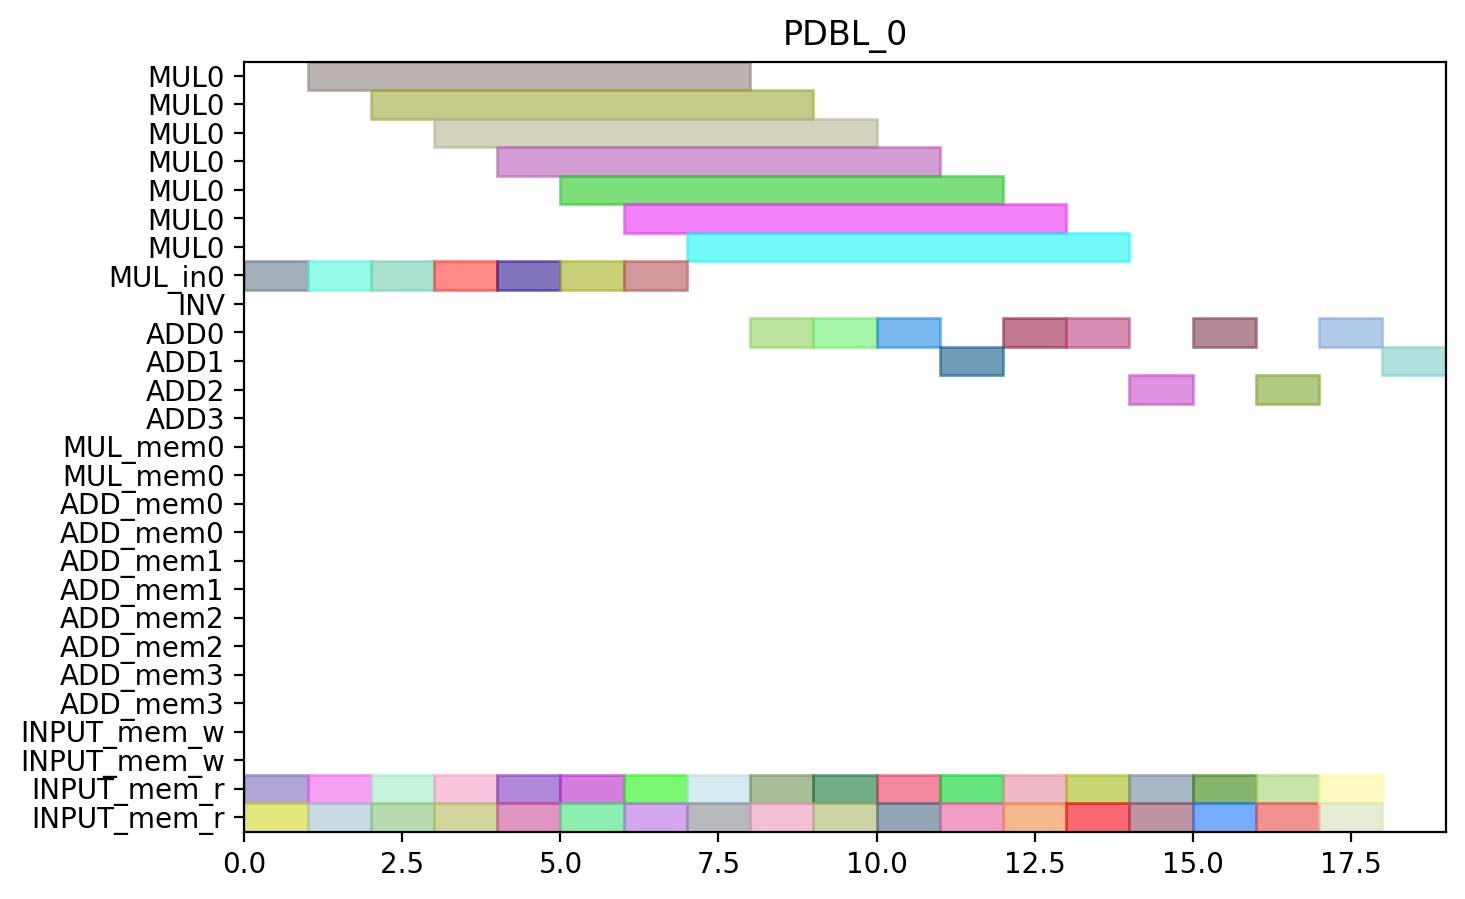

Recreate this plot in Python.
from pyschedule import Scenario, solvers, plotters, alt


def solve():
	horizon = 90
	S = Scenario("PDBL_0", horizon=horizon)

	# resource
	MUL = S.Resources('MUL', num=1, size=7)
	MUL_in = S.Resources('MUL_in', num=1)
	INV = S.Resource('INV')
	ADD = S.Resources('ADD', num=4, periods=range(1, horizon))
	MUL_mem = S.Resources('MUL_mem', num=1, size=2)
	ADD_mem = S.Resources('ADD_mem', num=4, size=2)
	INPUT_mem_w = S.Resource('INPUT_mem_w', size=2)
	INPUT_mem_r = S.Resource('INPUT_mem_r', size=2)

	# result of previous scheduling

	# new tasks
	t0_t0 = S.Task('t0_t0', length=1, delay_cost=1)
	t0_t0 += alt(ADD)

	t0_t0_mem0 = S.Task('t0_t0_mem0', length=1, delay_cost=1)
	t0_t0_mem0 += INPUT_mem_r
	S += t0_t0_mem0 <= t0_t0

	t0_t0_mem1 = S.Task('t0_t0_mem1', length=1, delay_cost=1)
	t0_t0_mem1 += INPUT_mem_r
	S += t0_t0_mem1 <= t0_t0

	t0_t1 = S.Task('t0_t1', length=1, delay_cost=1)
	t0_t1 += alt(ADD)

	t0_t1_mem0 = S.Task('t0_t1_mem0', length=1, delay_cost=1)
	t0_t1_mem0 += INPUT_mem_r
	S += t0_t1_mem0 <= t0_t1

	t0_t1_mem1 = S.Task('t0_t1_mem1', length=1, delay_cost=1)
	t0_t1_mem1 += INPUT_mem_r
	S += t0_t1_mem1 <= t0_t1

	t0_t3_in = S.Task('t0_t3_in', length=1, delay_cost=1)
	t0_t3_in += alt(MUL_in)
	t0_t3 = S.Task('t0_t3', length=7, delay_cost=1)
	t0_t3 += alt(MUL)
	S += t0_t3>=t0_t3_in

	t0_t3_mem0 = S.Task('t0_t3_mem0', length=1, delay_cost=1)
	t0_t3_mem0 += INPUT_mem_r
	S += t0_t3_mem0 <= t0_t3

	t0_t3_mem1 = S.Task('t0_t3_mem1', length=1, delay_cost=1)
	t0_t3_mem1 += INPUT_mem_r
	S += t0_t3_mem1 <= t0_t3

	t1_t0 = S.Task('t1_t0', length=1, delay_cost=1)
	t1_t0 += alt(ADD)

	t1_t0_mem0 = S.Task('t1_t0_mem0', length=1, delay_cost=1)
	t1_t0_mem0 += INPUT_mem_r
	S += t1_t0_mem0 <= t1_t0

	t1_t0_mem1 = S.Task('t1_t0_mem1', length=1, delay_cost=1)
	t1_t0_mem1 += INPUT_mem_r
	S += t1_t0_mem1 <= t1_t0

	t1_t1 = S.Task('t1_t1', length=1, delay_cost=1)
	t1_t1 += alt(ADD)

	t1_t1_mem0 = S.Task('t1_t1_mem0', length=1, delay_cost=1)
	t1_t1_mem0 += INPUT_mem_r
	S += t1_t1_mem0 <= t1_t1

	t1_t1_mem1 = S.Task('t1_t1_mem1', length=1, delay_cost=1)
	t1_t1_mem1 += INPUT_mem_r
	S += t1_t1_mem1 <= t1_t1

	t1_t3_in = S.Task('t1_t3_in', length=1, delay_cost=1)
	t1_t3_in += alt(MUL_in)
	t1_t3 = S.Task('t1_t3', length=7, delay_cost=1)
	t1_t3 += alt(MUL)
	S += t1_t3>=t1_t3_in

	t1_t3_mem0 = S.Task('t1_t3_mem0', length=1, delay_cost=1)
	t1_t3_mem0 += INPUT_mem_r
	S += t1_t3_mem0 <= t1_t3

	t1_t3_mem1 = S.Task('t1_t3_mem1', length=1, delay_cost=1)
	t1_t3_mem1 += INPUT_mem_r
	S += t1_t3_mem1 <= t1_t3

	t2_t2 = S.Task('t2_t2', length=1, delay_cost=1)
	t2_t2 += alt(ADD)

	t2_t2_mem0 = S.Task('t2_t2_mem0', length=1, delay_cost=1)
	t2_t2_mem0 += INPUT_mem_r
	S += t2_t2_mem0 <= t2_t2

	t2_t2_mem1 = S.Task('t2_t2_mem1', length=1, delay_cost=1)
	t2_t2_mem1 += INPUT_mem_r
	S += t2_t2_mem1 <= t2_t2

	t5_t0_in = S.Task('t5_t0_in', length=1, delay_cost=1)
	t5_t0_in += alt(MUL_in)
	t5_t0 = S.Task('t5_t0', length=7, delay_cost=1)
	t5_t0 += alt(MUL)
	S += t5_t0>=t5_t0_in

	t5_t0_mem0 = S.Task('t5_t0_mem0', length=1, delay_cost=1)
	t5_t0_mem0 += INPUT_mem_r
	S += t5_t0_mem0 <= t5_t0

	t5_t0_mem1 = S.Task('t5_t0_mem1', length=1, delay_cost=1)
	t5_t0_mem1 += INPUT_mem_r
	S += t5_t0_mem1 <= t5_t0

	t5_t1_in = S.Task('t5_t1_in', length=1, delay_cost=1)
	t5_t1_in += alt(MUL_in)
	t5_t1 = S.Task('t5_t1', length=7, delay_cost=1)
	t5_t1 += alt(MUL)
	S += t5_t1>=t5_t1_in

	t5_t1_mem0 = S.Task('t5_t1_mem0', length=1, delay_cost=1)
	t5_t1_mem0 += INPUT_mem_r
	S += t5_t1_mem0 <= t5_t1

	t5_t1_mem1 = S.Task('t5_t1_mem1', length=1, delay_cost=1)
	t5_t1_mem1 += INPUT_mem_r
	S += t5_t1_mem1 <= t5_t1

	t5_t2 = S.Task('t5_t2', length=1, delay_cost=1)
	t5_t2 += alt(ADD)

	t5_t2_mem0 = S.Task('t5_t2_mem0', length=1, delay_cost=1)
	t5_t2_mem0 += INPUT_mem_r
	S += t5_t2_mem0 <= t5_t2

	t5_t2_mem1 = S.Task('t5_t2_mem1', length=1, delay_cost=1)
	t5_t2_mem1 += INPUT_mem_r
	S += t5_t2_mem1 <= t5_t2

	t5_t3 = S.Task('t5_t3', length=1, delay_cost=1)
	t5_t3 += alt(ADD)

	t5_t3_mem0 = S.Task('t5_t3_mem0', length=1, delay_cost=1)
	t5_t3_mem0 += INPUT_mem_r
	S += t5_t3_mem0 <= t5_t3

	t5_t3_mem1 = S.Task('t5_t3_mem1', length=1, delay_cost=1)
	t5_t3_mem1 += INPUT_mem_r
	S += t5_t3_mem1 <= t5_t3

	t7_t0 = S.Task('t7_t0', length=1, delay_cost=1)
	t7_t0 += alt(ADD)

	t7_t0_mem0 = S.Task('t7_t0_mem0', length=1, delay_cost=1)
	t7_t0_mem0 += INPUT_mem_r
	S += t7_t0_mem0 <= t7_t0

	t7_t0_mem1 = S.Task('t7_t0_mem1', length=1, delay_cost=1)
	t7_t0_mem1 += INPUT_mem_r
	S += t7_t0_mem1 <= t7_t0

	t7_t1 = S.Task('t7_t1', length=1, delay_cost=1)
	t7_t1 += alt(ADD)

	t7_t1_mem0 = S.Task('t7_t1_mem0', length=1, delay_cost=1)
	t7_t1_mem0 += INPUT_mem_r
	S += t7_t1_mem0 <= t7_t1

	t7_t1_mem1 = S.Task('t7_t1_mem1', length=1, delay_cost=1)
	t7_t1_mem1 += INPUT_mem_r
	S += t7_t1_mem1 <= t7_t1

	t7_t3_in = S.Task('t7_t3_in', length=1, delay_cost=1)
	t7_t3_in += alt(MUL_in)
	t7_t3 = S.Task('t7_t3', length=7, delay_cost=1)
	t7_t3 += alt(MUL)
	S += t7_t3>=t7_t3_in

	t7_t3_mem0 = S.Task('t7_t3_mem0', length=1, delay_cost=1)
	t7_t3_mem0 += INPUT_mem_r
	S += t7_t3_mem0 <= t7_t3

	t7_t3_mem1 = S.Task('t7_t3_mem1', length=1, delay_cost=1)
	t7_t3_mem1 += INPUT_mem_r
	S += t7_t3_mem1 <= t7_t3

	t10_t0_in = S.Task('t10_t0_in', length=1, delay_cost=1)
	t10_t0_in += alt(MUL_in)
	t10_t0 = S.Task('t10_t0', length=7, delay_cost=1)
	t10_t0 += alt(MUL)
	S += t10_t0>=t10_t0_in

	t10_t0_mem0 = S.Task('t10_t0_mem0', length=1, delay_cost=1)
	t10_t0_mem0 += INPUT_mem_r
	S += t10_t0_mem0 <= t10_t0

	t10_t0_mem1 = S.Task('t10_t0_mem1', length=1, delay_cost=1)
	t10_t0_mem1 += INPUT_mem_r
	S += t10_t0_mem1 <= t10_t0

	t10_t1_in = S.Task('t10_t1_in', length=1, delay_cost=1)
	t10_t1_in += alt(MUL_in)
	t10_t1 = S.Task('t10_t1', length=7, delay_cost=1)
	t10_t1 += alt(MUL)
	S += t10_t1>=t10_t1_in

	t10_t1_mem0 = S.Task('t10_t1_mem0', length=1, delay_cost=1)
	t10_t1_mem0 += INPUT_mem_r
	S += t10_t1_mem0 <= t10_t1

	t10_t1_mem1 = S.Task('t10_t1_mem1', length=1, delay_cost=1)
	t10_t1_mem1 += INPUT_mem_r
	S += t10_t1_mem1 <= t10_t1

	t10_t2 = S.Task('t10_t2', length=1, delay_cost=1)
	t10_t2 += alt(ADD)

	t10_t2_mem0 = S.Task('t10_t2_mem0', length=1, delay_cost=1)
	t10_t2_mem0 += INPUT_mem_r
	S += t10_t2_mem0 <= t10_t2

	t10_t2_mem1 = S.Task('t10_t2_mem1', length=1, delay_cost=1)
	t10_t2_mem1 += INPUT_mem_r
	S += t10_t2_mem1 <= t10_t2

	t10_t3 = S.Task('t10_t3', length=1, delay_cost=1)
	t10_t3 += alt(ADD)

	t10_t3_mem0 = S.Task('t10_t3_mem0', length=1, delay_cost=1)
	t10_t3_mem0 += INPUT_mem_r
	S += t10_t3_mem0 <= t10_t3

	t10_t3_mem1 = S.Task('t10_t3_mem1', length=1, delay_cost=1)
	t10_t3_mem1 += INPUT_mem_r
	S += t10_t3_mem1 <= t10_t3

	solvers.mip.solve(S,msg=1,kind='CPLEX',ratio_gap=1.01)

	solution = [['hoge']*len(S.solution()[1]) for i in range(len(S.solution()))]
	for i in range(len(S.solution())):
		for j in range(len(S.solution()[i])):
			solution[i][j]=str(S.solution()[i][j])
	print(solution)

	cycles = int(solution[-1][3])

	pic_file_name = "/mnt/rose/usr1/fukuda/pairing_automation_design2/bls12-381/scheduling/PDBL_mul1_add4/PDBL_0.png"
	if(S.solution() != []):
		plotters.matplotlib.plot(S,img_filename=pic_file_name, vertical_text=True, fig_size=(cycles*0.25+3, 5), show_task_labels=False)

	return solution
